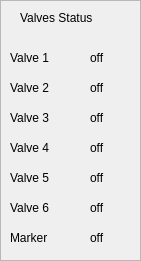
      <widget class="QFrame" name="frame">
       <property name="geometry">
        <rect>
         <x>810</x>
         <y>10</y>
         <width>141</width>
         <height>261</height>
        </rect>
       </property>
       <property name="font">
        <font>
         <family>Arial</family>
        </font>
       </property>
       <property name="frameShape">
        <enum>QFrame::StyledPanel</enum>
       </property>
       <property name="frameShadow">
        <enum>QFrame::Raised</enum>
       </property>
       <widget class="QLabel" name="label12_8">
        <property name="geometry">
         <rect>
          <x>10</x>
          <y>200</y>
          <width>61</width>
          <height>16</height>
         </rect>
        </property>
        <property name="font">
         <font>
          <family>Arial</family>
         </font>
        </property>
        <property name="text">
         <string>Valve 6</string>
        </property>
       </widget>
       <widget class="QLabel" name="V5S">
        <property name="geometry">
         <rect>
          <x>90</x>
          <y>170</y>
          <width>41</width>
          <height>16</height>
         </rect>
        </property>
        <property name="font">
         <font>
          <family>Arial</family>
         </font>
        </property>
        <property name="text">
         <string>off</string>
        </property>
       </widget>
       <widget class="QLabel" name="label12_3">
        <property name="geometry">
         <rect>
          <x>10</x>
          <y>50</y>
          <width>61</width>
          <height>16</height>
         </rect>
        </property>
        <property name="font">
         <font>
          <family>Arial</family>
         </font>
        </property>
        <property name="text">
         <string>Valve 1</string>
        </property>
       </widget>
       <widget class="QLabel" name="V4S">
        <property name="geometry">
         <rect>
          <x>90</x>
          <y>140</y>
          <width>41</width>
          <height>16</height>
         </rect>
        </property>
        <property name="font">
         <font>
          <family>Arial</family>
         </font>
        </property>
        <property name="text">
         <string>off</string>
        </property>
       </widget>
       <widget class="QLabel" name="V2S">
        <property name="geometry">
         <rect>
          <x>90</x>
          <y>80</y>
          <width>31</width>
          <height>16</height>
         </rect>
        </property>
        <property name="font">
         <font>
          <family>Arial</family>
         </font>
        </property>
        <property name="text">
         <string>off</string>
        </property>
       </widget>
       <widget class="QLabel" name="label12_4">
        <property name="geometry">
         <rect>
          <x>10</x>
          <y>80</y>
          <width>61</width>
          <height>16</height>
         </rect>
        </property>
        <property name="font">
         <font>
          <family>Arial</family>
         </font>
        </property>
        <property name="text">
         <string>Valve 2</string>
        </property>
       </widget>
       <widget class="QLabel" name="label12_10">
        <property name="geometry">
         <rect>
          <x>10</x>
          <y>230</y>
          <width>51</width>
          <height>16</height>
         </rect>
        </property>
        <property name="font">
         <font>
          <family>Arial</family>
         </font>
        </property>
        <property name="text">
         <string>Marker</string>
        </property>
       </widget>
       <widget class="QLabel" name="V3S">
        <property name="geometry">
         <rect>
          <x>90</x>
          <y>110</y>
          <width>41</width>
          <height>16</height>
         </rect>
        </property>
        <property name="font">
         <font>
          <family>Arial</family>
         </font>
        </property>
        <property name="text">
         <string>off</string>
        </property>
       </widget>
       <widget class="QLabel" name="label12_6">
        <property name="geometry">
         <rect>
          <x>10</x>
          <y>140</y>
          <width>61</width>
          <height>16</height>
         </rect>
        </property>
        <property name="font">
         <font>
          <family>Arial</family>
         </font>
        </property>
        <property name="text">
         <string>Valve 4</string>
        </property>
       </widget>
       <widget class="QLabel" name="MS">
        <property name="geometry">
         <rect>
          <x>90</x>
          <y>230</y>
          <width>41</width>
          <height>16</height>
         </rect>
        </property>
        <property name="font">
         <font>
          <family>Arial</family>
         </font>
        </property>
        <property name="text">
         <string>off</string>
        </property>
       </widget>
       <widget class="QLabel" name="label12_5">
        <property name="geometry">
         <rect>
          <x>10</x>
          <y>110</y>
          <width>61</width>
          <height>16</height>
         </rect>
        </property>
        <property name="font">
         <font>
          <family>Arial</family>
         </font>
        </property>
        <property name="text">
         <string>Valve 3</string>
        </property>
       </widget>
       <widget class="QLabel" name="V6S">
        <property name="geometry">
         <rect>
          <x>90</x>
          <y>200</y>
          <width>41</width>
          <height>16</height>
         </rect>
        </property>
        <property name="font">
         <font>
          <family>Arial</family>
         </font>
        </property>
        <property name="text">
         <string>off</string>
        </property>
       </widget>
       <widget class="QLabel" name="V1S">
        <property name="geometry">
         <rect>
          <x>90</x>
          <y>50</y>
          <width>31</width>
          <height>16</height>
         </rect>
        </property>
        <property name="font">
         <font>
          <family>Arial</family>
         </font>
        </property>
        <property name="styleSheet">
         <string notr="true"/>
        </property>
        <property name="text">
         <string>off</string>
        </property>
       </widget>
       <widget class="QLabel" name="label12_7">
        <property name="geometry">
         <rect>
          <x>10</x>
          <y>170</y>
          <width>61</width>
          <height>16</height>
         </rect>
        </property>
        <property name="font">
         <font>
          <family>Arial</family>
         </font>
        </property>
        <property name="text">
         <string>Valve 5</string>
        </property>
       </widget>
       <widget class="QLabel" name="label12_2">
        <property name="geometry">
         <rect>
          <x>20</x>
          <y>10</y>
          <width>101</width>
          <height>16</height>
         </rect>
        </property>
        <property name="font">
         <font>
          <family>Arial</family>
         </font>
        </property>
        <property name="text">
         <string>Valves Status</string>
        </property>
       </widget>
      </widget>
